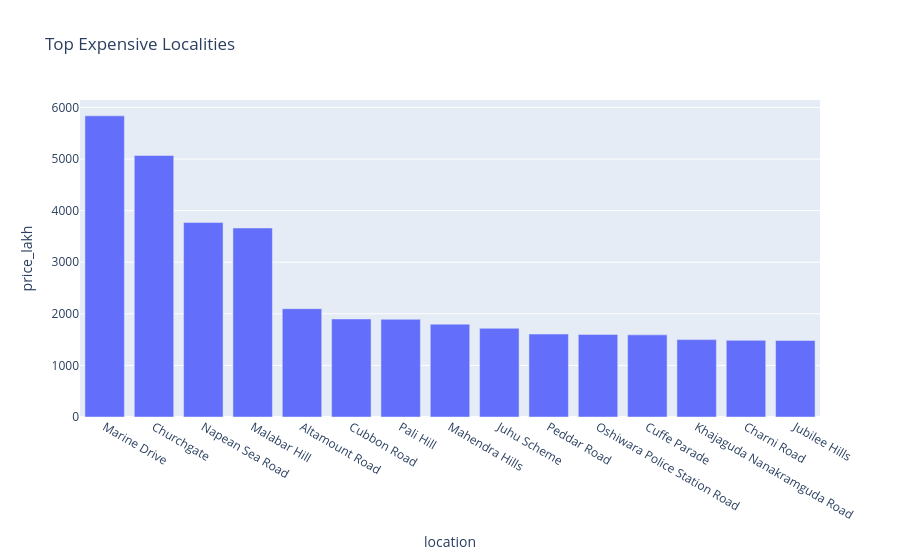

This figure's notebook cell:
### Code cell
top_localities = (
    master.groupby("location")["price_lakh"]
    .mean()
    .sort_values(ascending=False)
    .head(15)
    .reset_index()
)

fig = px.bar(
    top_localities,
    x="location",
    y="price_lakh",
    title="Top Expensive Localities"
)

fig.show()

### Figure 1 — Plotly figure (JSON) as saved in the notebook; plotly's stock layout.template omitted (floating-point values rounded to 4 significant figures)
{"data": [{"hovertemplate": "location=%{x}<br>price_lakh=%{y}<extra></extra>", "legendgroup": "", "marker": {"color": "#636efa", "pattern": {"shape": ""}}, "name": "", "orientation": "v", "showlegend": false, "textposition": "auto", "type": "bar", "x": ["Marine Drive", "Churchgate", "Napean Sea Road", "Malabar Hill", "Altamount Road", "Cubbon Road", "Pali Hill", "Mahendra Hills", "Juhu Scheme", "Peddar Road", "Oshiwara Police Station Road", "Cuffe Parade", "Khajaguda Nanakramguda Road", "Charni Road", "Jubilee Hills"], "xaxis": "x", "y": [5837.0, 5069.0, 3769.0, 3663.0, 2100.0, 1900.0, 1893.0, 1800.0, 1719.0, 1608.0, 1600.0, 1592.0, 1500.0, 1486.0, 1484.0], "yaxis": "y"}], "layout": {"barmode": "relative", "legend": {"tracegroupgap": 0}, "title": {"text": "Top Expensive Localities"}, "xaxis": {"anchor": "y", "domain": [0, 1], "title": {"text": "location"}}, "yaxis": {"anchor": "x", "domain": [0, 1], "title": {"text": "price_lakh"}}}}
